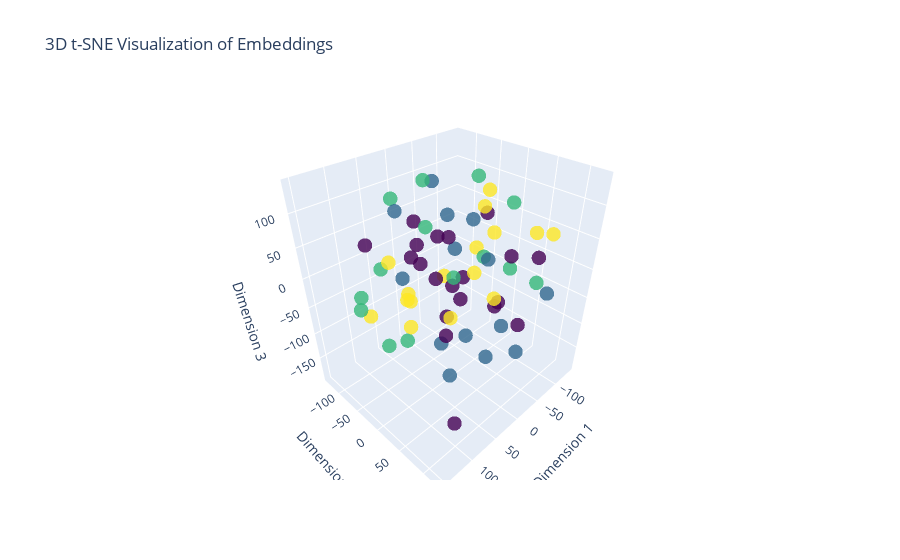

Notebook code cell kept with this figure:
### Markdown cell above
### Embedding analysis

### Code cell
# Get the first batch from the validation data
batch = next(iter(valid_loader))

# Extract the text and offsets from the batch
label, text, offsets = batch

# Send the data to the device (GPU if available)
text = text.to(device)
offsets = offsets.to(device)

# Get the embeddings bag output for the batch
embedded = model.embedding(text, offsets)

# Convert the embeddings tensor to a numpy array
embeddings_numpy = embedded.detach().cpu().numpy()

# Perform t-SNE on the embeddings to reduce their dimensionality to 3D.
X_embedded_3d = TSNE(n_components=3).fit_transform(embeddings_numpy)

# Create a 3D scatter plot using Plotly
trace = go.Scatter3d(
    x=X_embedded_3d[:, 0],
    y=X_embedded_3d[:, 1],
    z=X_embedded_3d[:, 2],
    mode='markers',
    marker=dict(
        size=5,
        color=label.numpy(),  # Use label information for color
        colorscale='Viridis',  # Choose a colorscale
        opacity=0.8
    )
)

layout = go.Layout(title="3D t-SNE Visualization of Embeddings",
                   scene=dict(xaxis_title='Dimension 1',
                              yaxis_title='Dimension 2',
                              zaxis_title='Dimension 3'))

fig = go.Figure(data=[trace], layout=layout)
fig.show()

### Figure 1 — Plotly figure (JSON) as saved in the notebook; plotly's stock layout.template omitted (floating-point values rounded to 4 significant figures)
{"data": [{"marker": {"color": [3, 2, 3, 1, 0, 3, 0, 0, 3, 0, 3, 1, 0, 2, 3, 1, 2, 0, 0, 1, 0, 3, 1, 2, 1, 3, 0, 1, 2, 0, 2, 0, 2, 2, 3, 0, 1, 3, 0, 2, 1, 0, 1, 2, 0, 1, 3, 0, 2, 0, 1, 3, 3, 1, 0, 1, 2, 0, 2, 0, 2, 3, 3, 3], "colorscale": [[0, "#440154"], [0.1111, "#482878"], [0.2222, "#3e4989"], [0.3333, "#31688e"], [0.4444, "#26828e"], [0.5556, "#1f9e89"], [0.6667, "#35b779"], [0.7778, "#6ece58"], [0.8889, "#b5de2b"], [1, "#fde725"]], "opacity": 0.8, "size": 5}, "mode": "markers", "type": "scatter3d", "x": [-138.9, 121.6, -102.0, -61.7, -124.1, -120.4, 64.83, -11.96, -65.18, -30.96, 95.17, 0.7456, 50.65, -113.7, 2.352, 48.79, 13.29, -69.85, 31.94, 105.4, 78.1, -45.15, -34.05, -47.17, 16.74, 42.28, 10.98, 50.02, 34.37, 62.45, 5.938, -124.5, 76.41, 66.99, -34.52, 3.513, 76.48, 71.09, -79.13, -104.1, 7.954, -20.92, 110.2, -21.18, 6.321, -62.26, -3.088, -25.64, 151.4, -19.33, 59.24, -74.18, -96.47, -58.99, 18.65, -63.24, 9.284, 78.23, 123.4, 19.79, -73.57, -39.49, 69.75, 27.96], "y": [36.62, -58.85, 86.99, -24.49, -50.4, -67.52, -122.0, -95.94, -90.56, 49.49, -82.17, 64.28, 43.98, 7.634, 50.94, 124.1, 62.07, 66.75, 14.44, 79.61, 87.72, 29.64, -34.72, 59.55, -26.76, -59.69, -73.37, 68.39, -132.4, -20.67, -130.2, 3.665, -22.2, 14.74, -44.36, 81.82, 65.17, -16.34, -120.2, 68.76, 121.0, -9.231, 19.55, -87.19, -7.241, 7.312, -113.3, 117.1, -14.56, -62.05, -52.64, -30.0, -4.077, 115.7, -0.891, -80.07, 5.495, 76.56, -2.494, -52.15, -27.51, 22.63, -61.53, -72.76], "z": [26.66, -9.892, 57.49, 55.12, 35.46, -33.75, 23.09, 3.592, -76.3, -47.98, -70.15, -117.0, 25.66, 75.13, 121.4, 5.597, 60.37, -95.84, -51.49, -14.62, 72.26, 60.08, 12.8, 14.65, 135.2, -55.41, 60.08, -42.89, -36.9, 44.78, 75.29, -22.47, -92.05, 104.0, -125.2, -5.201, -100.4, -19.98, -16.83, -32.6, -64.89, -60.35, 53.24, 108.6, 58.55, -0.1545, -94.79, 65.65, 9.617, -47.19, 99.22, -46.42, -96.09, -5.721, -104.9, 42.65, 0.5045, -189.8, -59.47, 2.187, 117.1, 121.6, 22.21, -124.7]}], "layout": {"scene": {"xaxis": {"title": {"text": "Dimension 1"}}, "yaxis": {"title": {"text": "Dimension 2"}}, "zaxis": {"title": {"text": "Dimension 3"}}}, "title": {"text": "3D t-SNE Visualization of Embeddings"}}}
